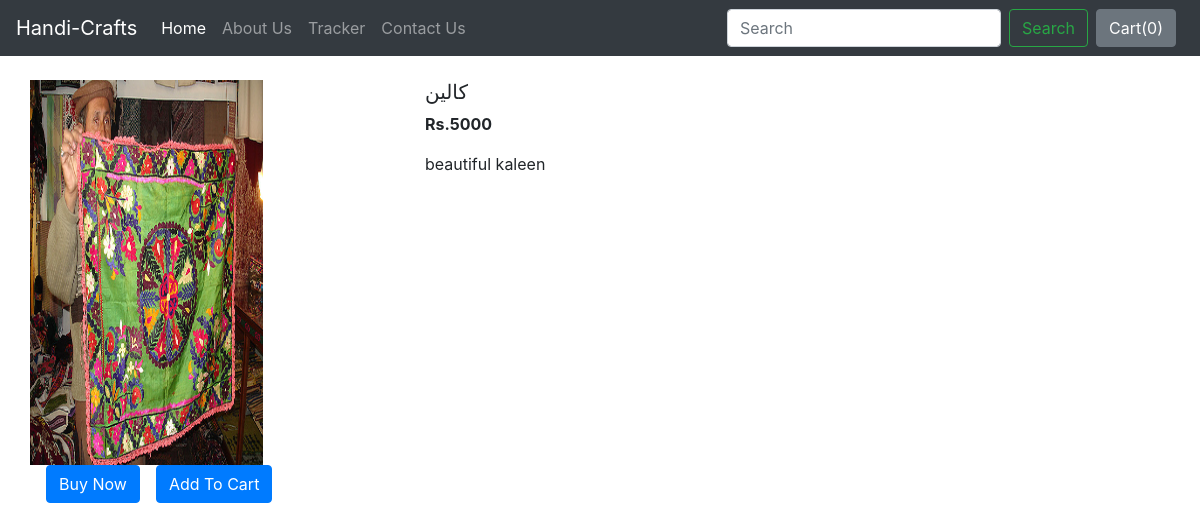
Screenshot of /shop/product/6 with the database file from the repository.
### shop/models.py (models this page shows, shortened)
class Product(models.Model):
    product_id = models.AutoField
    product_name = models.CharField(max_length=25)
    product_category = models.CharField(max_length=50, default="")
    product_subcategory = models.CharField(max_length=50, default="")
    product_description = models.CharField(max_length=50)
    product_price = models.IntegerField(default=0)
    product_image = models.ImageField(upload_to="shop/images", default="")
    product_pub_date = models.DateField()

### shop/views.py (the view)
# urls.py: path('product/<int:myid>', views.productview, name="product"),
def productview(request, myid):
    product = Product.objects.filter(id=myid)
    return render(request, 'shop/productview.html', {'product':product[0]})

### shop/templates/shop/productview.html (shortened to what this page needs)
{% extends 'shop/basic.html' %}
{% block body %}
<div class="container my-4">
    <div class="row">
    <div class="col-md-4">
    <div class="row">
        <img src="/media/{{product.product_image}}" width="233px" height="385px">
    </div>
        <div class="row">
            <button class="btn btn-primary mx-3">Buy Now</button>
            <button class="btn btn-primary">Add To Cart</button>
        </div>
    </div>
    <div class="col-md-8">
        <h5>{{product.product_name}}</h5>
        <p><b>Rs.{{product.product_price}} </b></p>
        <p>{{product.product_description}}</p>
    </div>
    </div>
</div>
{% endblock %}

### rows the page displays
Product: product_image (picture), product_name "کالین", product_price "5000", product_description "beautiful kaleen"
